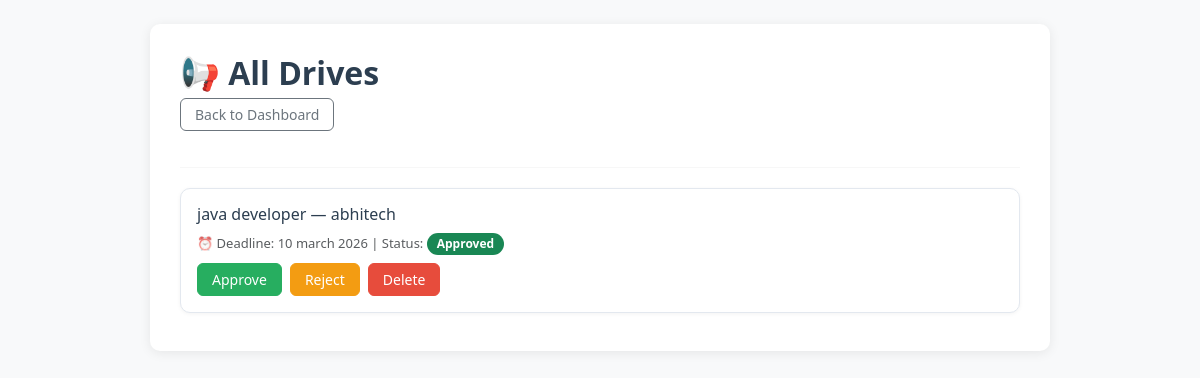
Before: /admin/drives (signed in) with the older database file.
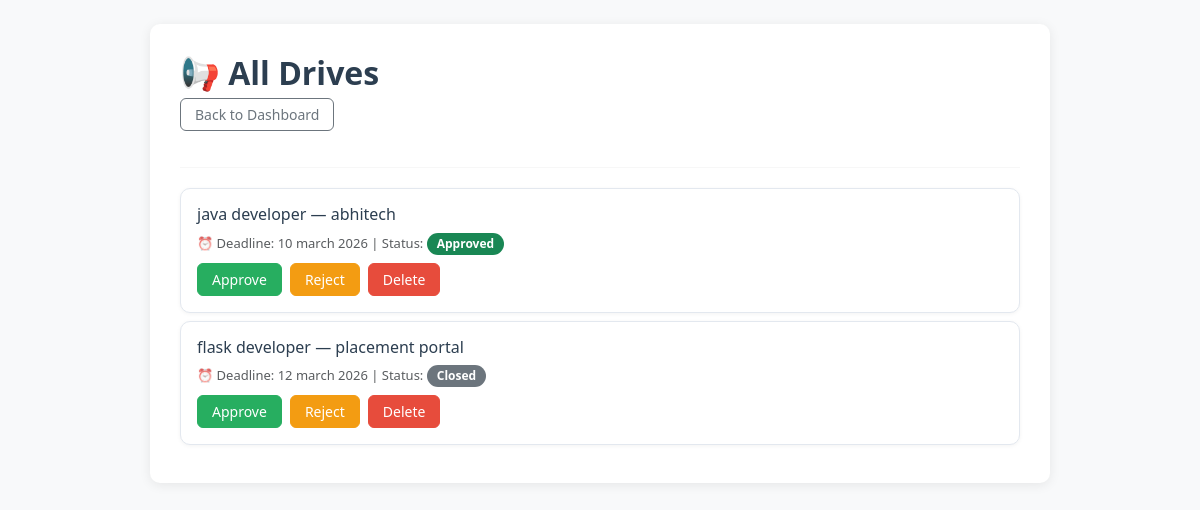
After: the same page with the newer database file.
### app.py (models this page shows)
class PlacementDrive(db.Model):
    id           = db.Column(db.Integer, primary_key=True)
    company_id   = db.Column(db.Integer, db.ForeignKey('company.id'), nullable=False)
    job_title    = db.Column(db.String(200), nullable=False)
    description  = db.Column(db.Text)
    eligibility  = db.Column(db.Text)
    package      = db.Column(db.String(100))
    location     = db.Column(db.String(100))
    status       = db.Column(db.String(20), default='Pending')
    deadline     = db.Column(db.String(100), nullable=False)
    created_at   = db.Column(db.DateTime, default=datetime.utcnow)
    applications = db.relationship('Application', backref='drive', lazy=True)

class Company(db.Model):
    id              = db.Column(db.Integer, primary_key=True)
    username        = db.Column(db.String(100), unique=True, nullable=False)
    password        = db.Column(db.String(200), nullable=False)
    company_name    = db.Column(db.String(200), nullable=False)
    email           = db.Column(db.String(120), nullable=False)
    hr_contact      = db.Column(db.String(120))
    website         = db.Column(db.String(200))
    description     = db.Column(db.Text)
    approval_status = db.Column(db.String(20), default='Pending')
    drives          = db.relationship('PlacementDrive', backref='company', lazy=True)

### app.py (the view)
@app.route('/admin/drives')
@admin_required
def manage_drives():
    return render_template('admin/drives.html', drives=PlacementDrive.query.all())

### app.py (called while the page is built)
def admin_required(f):
    from functools import wraps
    @wraps(f)
    def wrapper(*args, **kwargs):
        if 'aid' not in session:
            flash("Admin login required.", "warning")
            return redirect(url_for('login_admin'))
        return f(*args, **kwargs)
    return wrapper

### templates/admin/drives.html
{% extends "base.html" %}
{% block body %}
<h2>📢 All Drives</h2>
<a href="{{ url_for('dashboard_admin') }}" class="btn btn-outline-secondary btn-sm mb-3">Back to Dashboard</a>
<hr>
{% if drives %}
    {% for drive in drives %}
    <div class="card mb-2 p-3">
        <h6>{{ drive.job_title }} — {{ drive.company.company_name }}</h6>
        <p class="text-muted mb-2">⏰ Deadline: {{ drive.deadline }} | Status:
            <span class="badge
                {% if drive.status == 'Approved' %}bg-success
                {% elif drive.status == 'Rejected' %}bg-danger
                {% elif drive.status == 'Closed' %}bg-secondary
                {% else %}bg-warning text-dark{% endif %}">
                {{ drive.status }}
            </span>
        </p>
        <div class="d-flex gap-2 flex-wrap">
            <form method="POST" action="{{ url_for('approve_drive', drive_id=drive.id) }}">
                <button type="submit" class="btn btn-success btn-sm">Approve</button>
            </form>
            <form method="POST" action="{{ url_for('reject_drive', drive_id=drive.id) }}">
                <button type="submit" class="btn btn-warning btn-sm">Reject</button>
            </form>
            <form method="POST" action="{{ url_for('delete_drive', drive_id=drive.id) }}">
                <button type="submit" class="btn btn-danger btn-sm">Delete</button>
            </form>
        </div>
    </div>
    {% endfor %}
{% else %}
    <p class="text-muted">No drives found.</p>
{% endif %}
{% endblock body %}

Changed rows visible on the page:
added PlacementDrive: job_title "flask developer", company.company_name "placement portal", deadline "12 march 2026", status "Closed"
